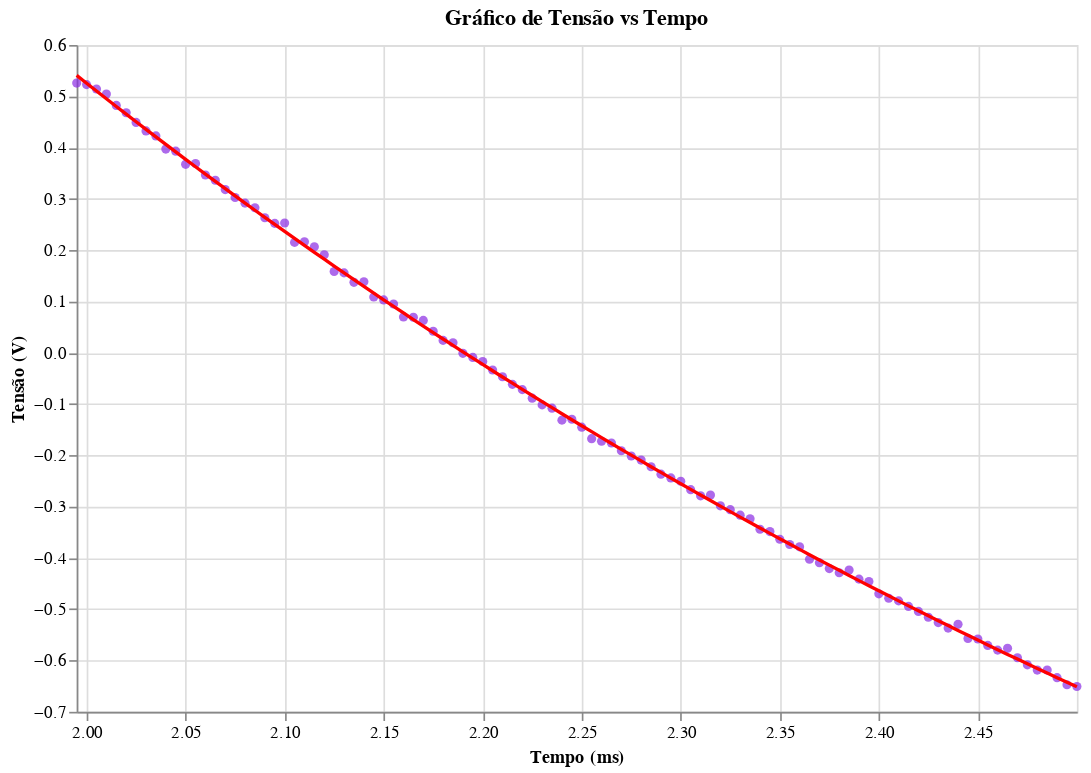

This figure's notebook cell:
### Markdown cell above
Dado descendo

### Code cell
dado_dsc = aj.slicing_data(path, [1.05,2.6])

dado_dsc_regres, b = aj.regres_exp(dado_dsc)

(aj.data_x_regression(dado_dsc,dado_dsc_regres)).display()

tal_dc = 1/(b*1000)

### Figure 1 — Vega-Lite specification as saved in the notebook (floating-point values rounded to 4 significant figures)
{"config": {"view": {"continuousWidth": 300, "continuousHeight": 300}}, "layer": [{"data": {"name": "data-82d8276ec305700d72fad37d75f735ff"}, "mark": {"type": "circle", "color": "blueviolet"}, "encoding": {"x": {"field": "Time", "scale": {"domain": [1.995, 2.5]}, "title": "Tempo (ms)", "type": "quantitative"}, "y": {"field": "U_b", "title": "Tensão (V)", "type": "quantitative"}}, "title": "Gráfico de Tensão vs Tempo"}, {"data": {"name": "data-50867ed9fbca9f27fdf216b0977e28a9"}, "mark": {"type": "line", "color": "red"}, "encoding": {"x": {"field": "Time", "scale": {"domain": [1.995, 2.5]}, "title": "Tempo (ms)", "type": "quantitative"}, "y": {"field": "U_b", "title": "Tensão (V)", "type": "quantitative"}}, "title": "Gráfico de Tensão vs Tempo"}], "height": 400, "width": 600, "$schema": "https://vega.github.io/schema/vega-lite/v5.20.1.json", "datasets": {"data-82d8276ec305700d72fad37d75f735ff": [{"Time": 1.995, "U_y": 2.426, "U_b": 0.5257}, {"Time": 2.0, "U_y": 2.423, "U_b": 0.5228}, {"Time": 2.005, "U_y": -2.537, "U_b": 0.5143}, {"Time": 2.01, "U_y": -2.549, "U_b": 0.5045}, {"Time": 2.015, "U_y": -2.548, "U_b": 0.4823}, {"Time": 2.02, "U_y": -2.534, "U_b": 0.4679}, {"Time": 2.025, "U_y": -2.53, "U_b": 0.4491}, {"Time": 2.03, "U_y": -2.545, "U_b": 0.4325}, {"Time": 2.035, "U_y": -2.532, "U_b": 0.4228}, {"Time": 2.04, "U_y": -2.52, "U_b": 0.3971}, {"Time": 2.045, "U_y": -2.531, "U_b": 0.3931}, {"Time": 2.05, "U_y": -2.53, "U_b": 0.3673}, {"Time": 2.055, "U_y": -2.534, "U_b": 0.3689}, {"Time": 2.06, "U_y": -2.541, "U_b": 0.3467}, {"Time": 2.065, "U_y": -2.549, "U_b": 0.3364}, {"Time": 2.07, "U_y": -2.542, "U_b": 0.3181}, {"Time": 2.075, "U_y": -2.543, "U_b": 0.3027}, {"Time": 2.08, "U_y": -2.546, "U_b": 0.2917}, {"Time": 2.085, "U_y": -2.535, "U_b": 0.2827}, {"Time": 2.09, "U_y": -2.527, "U_b": 0.2632}, {"Time": 2.095, "U_y": -2.536, "U_b": 0.2523}, {"Time": 2.1, "U_y": -2.539, "U_b": 0.2529}, {"Time": 2.105, "U_y": -2.537, "U_b": 0.2152}, {"Time": 2.11, "U_y": -2.539, "U_b": 0.2163}, {"Time": 2.115, "U_y": -2.544, "U_b": 0.2065}, {"Time": 2.12, "U_y": -2.534, "U_b": 0.1912}, {"Time": 2.125, "U_y": -2.542, "U_b": 0.1585}, {"Time": 2.13, "U_y": -2.541, "U_b": 0.1557}, {"Time": 2.135, "U_y": -2.533, "U_b": 0.1373}, {"Time": 2.14, "U_y": -2.551, "U_b": 0.1385}, {"Time": 2.145, "U_y": -2.546, "U_b": 0.1088}, {"Time": 2.15, "U_y": -2.542, "U_b": 0.1031}, {"Time": 2.155, "U_y": -2.539, "U_b": 0.09507}, {"Time": 2.16, "U_y": -2.548, "U_b": 0.06987}, {"Time": 2.165, "U_y": -2.542, "U_b": 0.06933}, {"Time": 2.17, "U_y": -2.537, "U_b": 0.06307}, {"Time": 2.175, "U_y": -2.539, "U_b": 0.04187}, {"Time": 2.18, "U_y": -2.539, "U_b": 0.02413}, {"Time": 2.185, "U_y": -2.538, "U_b": 0.0196}, {"Time": 2.19, "U_y": -2.546, "U_b": -0.001067}, {"Time": 2.195, "U_y": -2.539, "U_b": -0.009067}, {"Time": 2.2, "U_y": -2.546, "U_b": -0.01707}, {"Time": 2.205, "U_y": -2.541, "U_b": -0.0336}, {"Time": 2.21, "U_y": -2.547, "U_b": -0.0468}, {"Time": 2.215, "U_y": -2.538, "U_b": -0.0616}, {"Time": 2.22, "U_y": -2.543, "U_b": -0.07187}, {"Time": 2.225, "U_y": -2.543, "U_b": -0.08853}, {"Time": 2.23, "U_y": -2.548, "U_b": -0.1016}, {"Time": 2.235, "U_y": -2.539, "U_b": -0.108}, {"Time": 2.24, "U_y": -2.534, "U_b": -0.1313}, {"Time": 2.245, "U_y": -2.546, "U_b": -0.1297}, {"Time": 2.25, "U_y": -2.555, "U_b": -0.1451}, {"Time": 2.255, "U_y": -2.547, "U_b": -0.1675}, {"Time": 2.26, "U_y": -2.543, "U_b": -0.1725}, {"Time": 2.265, "U_y": -2.546, "U_b": -0.176}, {"Time": 2.27, "U_y": -2.542, "U_b": -0.1909}, {"Time": 2.275, "U_y": -2.54, "U_b": -0.2012}, {"Time": 2.28, "U_y": -2.541, "U_b": -0.2092}, {"Time": 2.285, "U_y": -2.542, "U_b": -0.2223}, {"Time": 2.29, "U_y": -2.542, "U_b": -0.2367}, {"Time": 2.295, "U_y": -2.545, "U_b": -0.244}, {"Time": 2.3, "U_y": -2.534, "U_b": -0.2504}, {"Time": 2.305, "U_y": -2.541, "U_b": -0.2669}, {"Time": 2.31, "U_y": -2.538, "U_b": -0.2789}, {"Time": 2.315, "U_y": -2.539, "U_b": -0.2772}, {"Time": 2.32, "U_y": -2.541, "U_b": -0.2984}, {"Time": 2.325, "U_y": -2.534, "U_b": -0.3059}, {"Time": 2.33, "U_y": -2.543, "U_b": -0.3167}, {"Time": 2.335, "U_y": -2.543, "U_b": -0.3236}, {"Time": 2.34, "U_y": -2.534, "U_b": -0.3441}, {"Time": 2.345, "U_y": -2.541, "U_b": -0.3487}, {"Time": 2.35, "U_y": -2.547, "U_b": -0.3636}, {"Time": 2.355, "U_y": -2.539, "U_b": -0.3739}, {"Time": 2.36, "U_y": -2.546, "U_b": -0.3784}, {"Time": 2.365, "U_y": -2.545, "U_b": -0.4024}, {"Time": 2.37, "U_y": -2.547, "U_b": -0.4093}, {"Time": 2.375, "U_y": -2.547, "U_b": -0.4208}, {"Time": 2.38, "U_y": -2.539, "U_b": -0.4288}, {"Time": 2.385, "U_y": -2.541, "U_b": -0.4236}, {"Time": 2.39, "U_y": -2.54, "U_b": -0.4413}, {"Time": 2.395, "U_y": -2.541, "U_b": -0.4459}, {"Time": 2.4, "U_y": -2.555, "U_b": -0.47}, {"Time": 2.405, "U_y": -2.552, "U_b": -0.4785}, {"Time": 2.41, "U_y": -2.543, "U_b": -0.4837}, {"Time": 2.415, "U_y": -2.546, "U_b": -0.4945}, {"Time": 2.42, "U_y": -2.541, "U_b": -0.5043}, {"Time": 2.425, "U_y": -2.547, "U_b": -0.5157}, {"Time": 2.43, "U_y": -2.548, "U_b": -0.526}, {"Time": 2.435, "U_y": -2.544, "U_b": -0.5368}, {"Time": 2.44, "U_y": -2.546, "U_b": -0.5295}, {"Time": 2.445, "U_y": -2.537, "U_b": -0.5569}, {"Time": 2.45, "U_y": -2.545, "U_b": -0.558}, {"Time": 2.455, "U_y": -2.54, "U_b": -0.5705}, {"Time": 2.46, "U_y": -2.546, "U_b": -0.5797}, {"Time": 2.465, "U_y": -2.541, "U_b": -0.5763}, {"Time": 2.47, "U_y": -2.539, "U_b": -0.5947}, {"Time": 2.475, "U_y": -2.548, "U_b": -0.6084}, {"Time": 2.48, "U_y": -2.546, "U_b": -0.6187}, {"Time": 2.485, "U_y": -2.542, "U_b": -0.6187}, {"Time": 2.49, "U_y": -2.551, "U_b": -0.6335}, {"Time": 2.495, "U_y": -2.543, "U_b": -0.6472}, {"Time": 2.5, "U_y": -2.541, "U_b": -0.6507}], "data-50867ed9fbca9f27fdf216b0977e28a9": [{"Time": 1.995, "U_b": 0.5408}, {"Time": 2.0, "U_b": 0.5255}, {"Time": 2.005, "U_b": 0.5103}, {"Time": 2.01, "U_b": 0.4952}, {"Time": 2.015, "U_b": 0.4802}, {"Time": 2.02, "U_b": 0.4652}, {"Time": 2.025, "U_b": 0.4503}, {"Time": 2.03, "U_b": 0.4355}, {"Time": 2.035, "U_b": 0.4208}, {"Time": 2.04, "U_b": 0.4061}, {"Time": 2.045, "U_b": 0.3916}, {"Time": 2.05, "U_b": 0.3771}, {"Time": 2.055, "U_b": 0.3627}, {"Time": 2.06, "U_b": 0.3484}, {"Time": 2.065, "U_b": 0.3341}, {"Time": 2.07, "U_b": 0.3199}, {"Time": 2.075, "U_b": 0.3058}, {"Time": 2.08, "U_b": 0.2918}, {"Time": 2.085, "U_b": 0.2779}, {"Time": 2.09, "U_b": 0.264}, {"Time": 2.095, "U_b": 0.2502}, {"Time": 2.1, "U_b": 0.2365}, {"Time": 2.105, "U_b": 0.2229}, {"Time": 2.11, "U_b": 0.2093}, {"Time": 2.115, "U_b": 0.1958}, {"Time": 2.12, "U_b": 0.1824}, {"Time": 2.125, "U_b": 0.169}, {"Time": 2.13, "U_b": 0.1557}, {"Time": 2.135, "U_b": 0.1425}, {"Time": 2.14, "U_b": 0.1294}, {"Time": 2.145, "U_b": 0.1163}, {"Time": 2.15, "U_b": 0.1033}, {"Time": 2.155, "U_b": 0.09041}, {"Time": 2.16, "U_b": 0.07755}, {"Time": 2.165, "U_b": 0.06477}, {"Time": 2.17, "U_b": 0.05205}, {"Time": 2.175, "U_b": 0.03941}, {"Time": 2.18, "U_b": 0.02683}, {"Time": 2.185, "U_b": 0.01432}, {"Time": 2.19, "U_b": 0.00188}, {"Time": 2.195, "U_b": -0.01049}, {"Time": 2.2, "U_b": -0.0228}, {"Time": 2.205, "U_b": -0.03504}, {"Time": 2.21, "U_b": -0.04722}, {"Time": 2.215, "U_b": -0.05932}, {"Time": 2.22, "U_b": -0.07137}, {"Time": 2.225, "U_b": -0.08334}, {"Time": 2.23, "U_b": -0.09526}, {"Time": 2.235, "U_b": -0.1071}, {"Time": 2.24, "U_b": -0.1189}, {"Time": 2.245, "U_b": -0.1306}, {"Time": 2.25, "U_b": -0.1423}, {"Time": 2.255, "U_b": -0.1539}, {"Time": 2.26, "U_b": -0.1654}, {"Time": 2.265, "U_b": -0.1769}, {"Time": 2.27, "U_b": -0.1883}, {"Time": 2.275, "U_b": -0.1996}, {"Time": 2.28, "U_b": -0.2109}, {"Time": 2.285, "U_b": -0.2221}, {"Time": 2.29, "U_b": -0.2333}, {"Time": 2.295, "U_b": -0.2444}, {"Time": 2.3, "U_b": -0.2554}, {"Time": 2.305, "U_b": -0.2664}, {"Time": 2.31, "U_b": -0.2773}, {"Time": 2.315, "U_b": -0.2882}, {"Time": 2.32, "U_b": -0.299}, {"Time": 2.325, "U_b": -0.3097}, {"Time": 2.33, "U_b": -0.3204}, {"Time": 2.335, "U_b": -0.331}, {"Time": 2.34, "U_b": -0.3416}, {"Time": 2.345, "U_b": -0.3521}, {"Time": 2.35, "U_b": -0.3626}, {"Time": 2.355, "U_b": -0.373}, {"Time": 2.36, "U_b": -0.3833}, {"Time": 2.365, "U_b": -0.3936}, {"Time": 2.37, "U_b": -0.4038}, {"Time": 2.375, "U_b": -0.414}, {"Time": 2.38, "U_b": -0.4241}, {"Time": 2.385, "U_b": -0.4342}, {"Time": 2.39, "U_b": -0.4442}, {"Time": 2.395, "U_b": -0.4542}, {"Time": 2.4, "U_b": -0.4641}, {"Time": 2.405, "U_b": -0.4739}, {"Time": 2.41, "U_b": -0.4837}, {"Time": 2.415, "U_b": -0.4935}, {"Time": 2.42, "U_b": -0.5032}, {"Time": 2.425, "U_b": -0.5128}, {"Time": 2.43, "U_b": -0.5224}, {"Time": 2.435, "U_b": -0.5319}, {"Time": 2.44, "U_b": -0.5414}, {"Time": 2.445, "U_b": -0.5508}, {"Time": 2.45, "U_b": -0.5602}, {"Time": 2.455, "U_b": -0.5695}, {"Time": 2.46, "U_b": -0.5788}, {"Time": 2.465, "U_b": -0.5881}, {"Time": 2.47, "U_b": -0.5972}, {"Time": 2.475, "U_b": -0.6064}, {"Time": 2.48, "U_b": -0.6154}, {"Time": 2.485, "U_b": -0.6245}, {"Time": 2.49, "U_b": -0.6335}, {"Time": 2.495, "U_b": -0.6424}, {"Time": 2.5, "U_b": -0.6513}]}}
